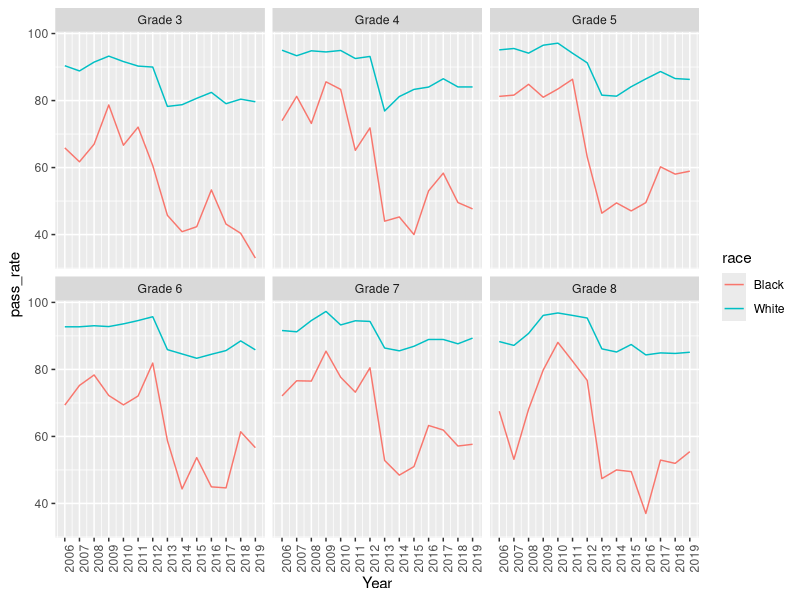
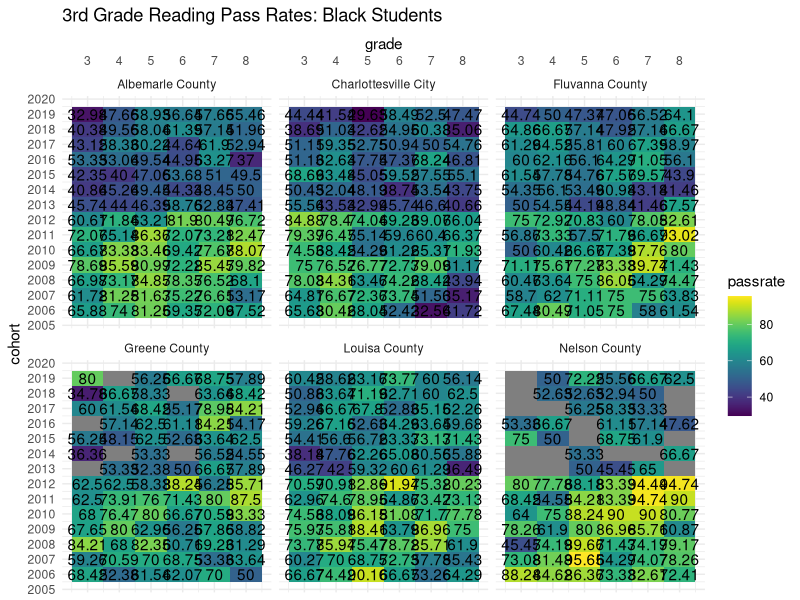
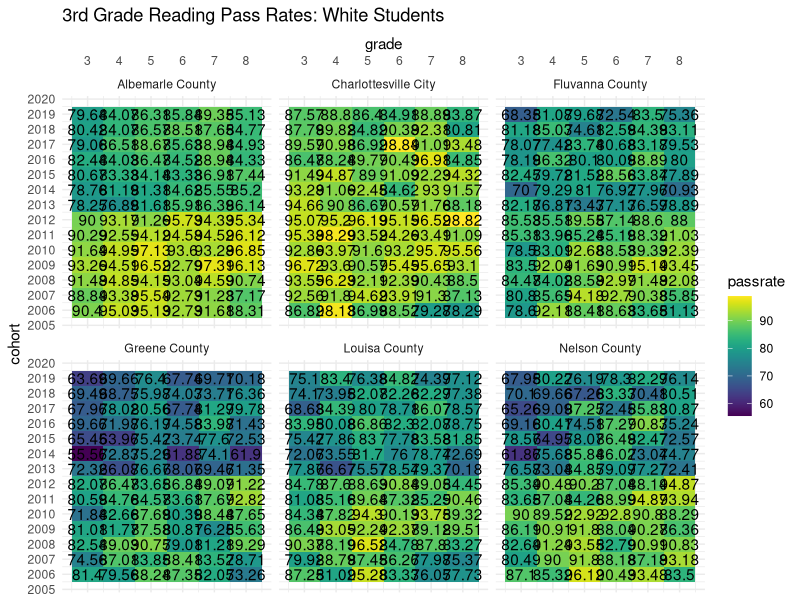
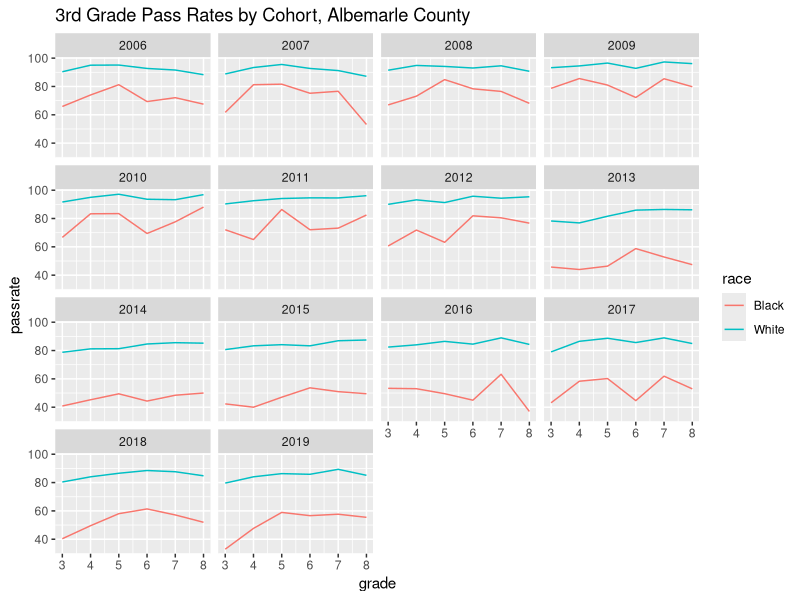
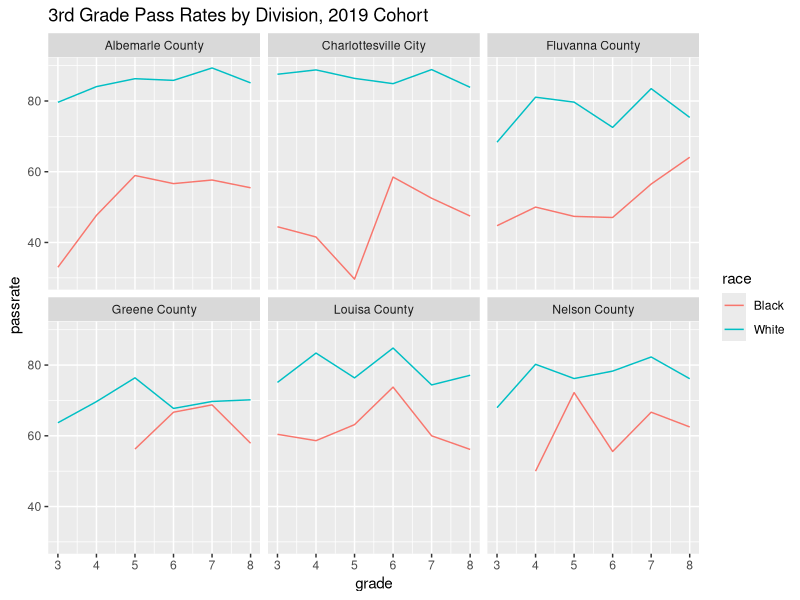

These figures' R source, in order:
# SOL reading pass rates: division metrics and cohort metrics
#   division level (school level in next phase)
#   Black-White students


# set up
library(tidyverse)
library(RColorBrewer)

setwd("cvilleequity_readingsol")

# read in data
division <- read_csv("division_blackwhite.csv")
names(division) <- tolower(str_replace(names(division), " ", "_"))

division <- division %>% 
  mutate(ayear = as.numeric(str_sub(school_year, 6,9)),
         grade = as.numeric(str_sub(test_level, 7,7)),
         pass_rate = as.numeric(pass_rate),
         total_count = as.numeric(total_count),
         race = recode(race, "Black, not of Hispanic origin" = "Black",
                       "White, not of Hispanic origin" = "White"))

# Examine by year
# division by year: Albemarle
division %>% filter(division_name == "Albemarle County") %>% 
ggplot(aes(x = ayear, y = pass_rate, color = race)) +
  geom_line() + 
  scale_x_continuous(name = "Year", breaks =seq(2006,2019,1)) +
  facet_wrap(~test_level) +
  theme(axis.text.x = element_text(angle = 90))
# 2013 appears to be year the pass threshold changes
# more variation across divisions in older grades?


# Make cohorts - wide
# make a function to do this 
cohortize <- function(df, gr, gp) {
  cols <- c("pass", "total")
  df <- df %>% 
    filter(grade == gr, race == gp) %>% 
    mutate(cohort = ayear) %>% 
    select(division_number, division_name, cohort, race, pass = pass_rate, total = total_count) %>% 
    rename_with(.fn = ~paste0(., gr), .cols = all_of(cols))
}

cohort8b <- cohortize(division, 8, "Black")
cohort7b <- cohortize(division, 7, "Black")
cohort6b <- cohortize(division, 6, "Black")
cohort5b <- cohortize(division, 5, "Black")
cohort4b <- cohortize(division, 4, "Black")
cohort3b <- cohortize(division, 3, "Black")

cohortb <- cohort3b %>% 
  full_join(cohort4b) %>% 
  full_join(cohort5b) %>% 
  full_join(cohort6b) %>% 
  full_join(cohort7b) %>% 
  full_join(cohort8b) %>% 
  arrange(division_name, cohort)

cohort8w <- cohortize(division, 8, "White")
cohort7w <- cohortize(division, 7, "White")
cohort6w <- cohortize(division, 6, "White")
cohort5w <- cohortize(division, 5, "White")
cohort4w <- cohortize(division, 4, "White")
cohort3w <- cohortize(division, 3, "White")

cohortw <- cohort3w %>% 
  full_join(cohort4w) %>% 
  full_join(cohort5w) %>% 
  full_join(cohort6w) %>% 
  full_join(cohort7w) %>% 
  full_join(cohort8w) %>% 
  arrange(division_name, cohort)

cohort <- rbind(cohortb, cohortw)


# heatmap version, better way
# make data long, and use ggplot
cohort_long <- cohort %>% 
  select(division_name, cohort, race, starts_with("pass")) %>% 
  pivot_longer(cols = starts_with("pass"), 
               names_to = "grade", names_prefix = "pass", names_transform = list(grade = as.integer),
               values_to = "passrate")

ggplot(filter(cohort_long, race == "Black"), aes(grade, cohort)) +
  geom_tile(aes(fill = passrate)) +
  geom_text(aes(label = passrate)) +
  scale_x_continuous(position = "top", breaks = seq(3,8,1)) +
  scale_y_continuous(breaks = seq(2005,2025,1)) +
  facet_wrap(~division_name) +
  labs(title = "3rd Grade Reading Pass Rates: Black Students") + 
  viridis::scale_fill_viridis() +
  theme_minimal()

ggplot(filter(cohort_long, race == "White"), aes(grade, cohort)) +
  geom_tile(aes(fill = passrate)) +
  geom_text(aes(label = passrate)) +
  scale_x_continuous(position = "top", breaks = seq(3,8,1)) +
  scale_y_continuous(breaks = seq(2005,2025,1)) +
  facet_wrap(~division_name) +
  labs(title = "3rd Grade Reading Pass Rates: White Students") + 
  viridis::scale_fill_viridis() +
  theme_minimal()

# line plot versions
ggplot(filter(cohort_long, division_name == "Albemarle County"), aes(x = grade, y = passrate, color = race)) +
  geom_line() + labs(title = "3rd Grade Pass Rates by Cohort, Albemarle County") + 
  facet_wrap(~cohort)

ggplot(filter(cohort_long, cohort == 2019), aes(x = grade, y = passrate, color = race)) +
  geom_line() + labs(title = "3rd Grade Pass Rates by Division, 2019 Cohort") +
  facet_wrap(~division_name)
